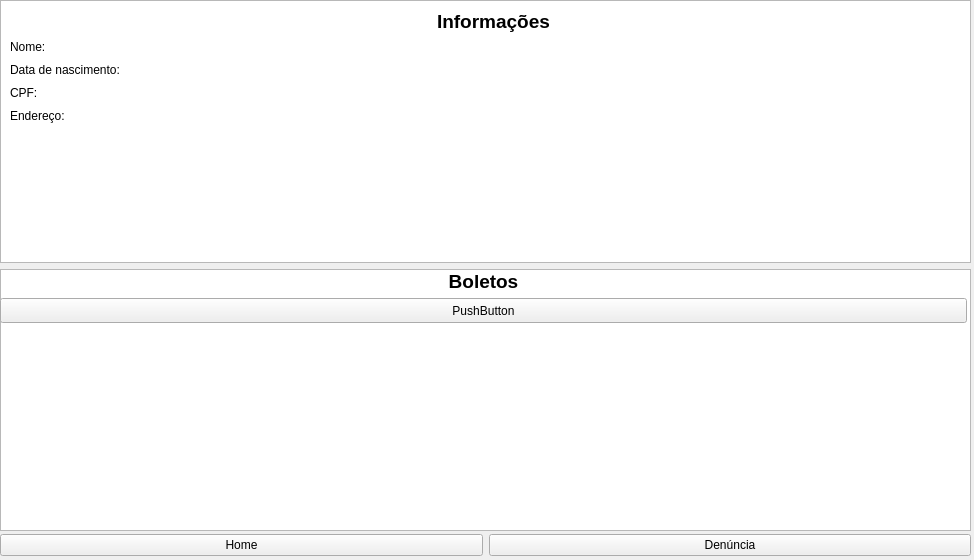
<?xml version="1.0" encoding="UTF-8"?>
<ui version="4.0">
 <class>wdg_home</class>
 <widget class="QWidget" name="wdg_home">
  <property name="geometry">
   <rect>
    <x>0</x>
    <y>0</y>
    <width>974</width>
    <height>560</height>
   </rect>
  </property>
  <property name="windowTitle">
   <string>Home</string>
  </property>
  <widget class="QWidget" name="horizontalLayoutWidget">
   <property name="geometry">
    <rect>
     <x>0</x>
     <y>530</y>
     <width>971</width>
     <height>31</height>
    </rect>
   </property>
   <layout class="QHBoxLayout" name="horizontalLayout">
    <item>
     <widget class="QPushButton" name="btn_home">
      <property name="text">
       <string>Home</string>
      </property>
     </widget>
    </item>
    <item>
     <widget class="QPushButton" name="btn_denuncia">
      <property name="text">
       <string>Denúncia</string>
      </property>
     </widget>
    </item>
   </layout>
  </widget>
  <widget class="QWidget" name="gridLayoutWidget">
   <property name="geometry">
    <rect>
     <x>0</x>
     <y>0</y>
     <width>971</width>
     <height>531</height>
    </rect>
   </property>
   <layout class="QGridLayout" name="gridLayout">
    <item row="1" column="0">
     <layout class="QGridLayout" name="gridLayout_2"/>
    </item>
    <item row="0" column="0">
     <layout class="QGridLayout" name="gridLayout_4">
      <item row="0" column="0">
       <widget class="QListWidget" name="lv_usuario"/>
      </item>
      <item row="1" column="0">
       <widget class="QListWidget" name="lv_boleto"/>
      </item>
     </layout>
    </item>
   </layout>
  </widget>
  <widget class="QLabel" name="lb_nome">
   <property name="geometry">
    <rect>
     <x>10</x>
     <y>38</y>
     <width>967</width>
     <height>17</height>
    </rect>
   </property>
   <property name="text">
    <string>Nome: </string>
   </property>
  </widget>
  <widget class="QLabel" name="lb_cpf">
   <property name="geometry">
    <rect>
     <x>10</x>
     <y>84</y>
     <width>967</width>
     <height>17</height>
    </rect>
   </property>
   <property name="text">
    <string>CPF: </string>
   </property>
  </widget>
  <widget class="QLabel" name="lb_dataDeNascimento">
   <property name="geometry">
    <rect>
     <x>10</x>
     <y>61</y>
     <width>967</width>
     <height>17</height>
    </rect>
   </property>
   <property name="text">
    <string>Data de nascimento: </string>
   </property>
  </widget>
  <widget class="QLabel" name="label">
   <property name="geometry">
    <rect>
     <x>10</x>
     <y>10</y>
     <width>967</width>
     <height>22</height>
    </rect>
   </property>
   <property name="font">
    <font>
     <pointsize>14</pointsize>
     <weight>75</weight>
     <bold>true</bold>
    </font>
   </property>
   <property name="text">
    <string>Informações</string>
   </property>
   <property name="alignment">
    <set>Qt::AlignCenter</set>
   </property>
  </widget>
  <widget class="QLabel" name="lb_endereco">
   <property name="geometry">
    <rect>
     <x>10</x>
     <y>107</y>
     <width>967</width>
     <height>17</height>
    </rect>
   </property>
   <property name="text">
    <string>Endereço: </string>
   </property>
  </widget>
  <widget class="QLabel" name="label_2">
   <property name="geometry">
    <rect>
     <x>0</x>
     <y>270</y>
     <width>967</width>
     <height>22</height>
    </rect>
   </property>
   <property name="font">
    <font>
     <pointsize>14</pointsize>
     <weight>75</weight>
     <bold>true</bold>
    </font>
   </property>
   <property name="text">
    <string>Boletos</string>
   </property>
   <property name="alignment">
    <set>Qt::AlignCenter</set>
   </property>
  </widget>
  <widget class="QPushButton" name="btn_boleto1">
   <property name="geometry">
    <rect>
     <x>0</x>
     <y>298</y>
     <width>967</width>
     <height>25</height>
    </rect>
   </property>
   <property name="text">
    <string>PushButton</string>
   </property>
  </widget>
 </widget>
 <resources/>
 <connections/>
</ui>
